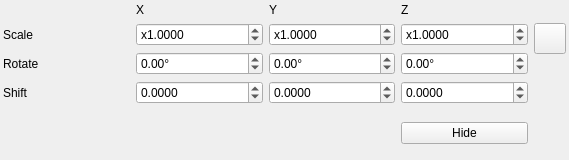
<?xml version="1.0" encoding="UTF-8"?>
<ui version="4.0">
 <class>Transform3DSelectorClass</class>
 <widget class="QWidget" name="Transform3DSelectorClass">
  <property name="geometry">
   <rect>
    <x>0</x>
    <y>0</y>
    <width>569</width>
    <height>160</height>
   </rect>
  </property>
  <property name="windowTitle">
   <string>Transform3DSelector</string>
  </property>
  <layout class="QGridLayout" name="gridLayout">
   <property name="leftMargin">
    <number>3</number>
   </property>
   <property name="topMargin">
    <number>3</number>
   </property>
   <property name="rightMargin">
    <number>3</number>
   </property>
   <property name="bottomMargin">
    <number>3</number>
   </property>
   <item row="0" column="1">
    <widget class="QLabel" name="label_4">
     <property name="text">
      <string>X</string>
     </property>
    </widget>
   </item>
   <item row="0" column="2">
    <widget class="QLabel" name="label_5">
     <property name="text">
      <string>Y</string>
     </property>
    </widget>
   </item>
   <item row="0" column="3">
    <widget class="QLabel" name="label_6">
     <property name="text">
      <string>Z</string>
     </property>
    </widget>
   </item>
   <item row="1" column="0">
    <widget class="QLabel" name="label">
     <property name="text">
      <string>Scale</string>
     </property>
    </widget>
   </item>
   <item row="1" column="1">
    <widget class="QDoubleSpinBox" name="scaleXSpinBox">
     <property name="prefix">
      <string>x</string>
     </property>
     <property name="decimals">
      <number>4</number>
     </property>
     <property name="minimum">
      <double>0.000100000000000</double>
     </property>
     <property name="maximum">
      <double>9999999.000000000000000</double>
     </property>
     <property name="singleStep">
      <double>0.100000000000000</double>
     </property>
     <property name="value">
      <double>1.000000000000000</double>
     </property>
    </widget>
   </item>
   <item row="1" column="2">
    <widget class="QDoubleSpinBox" name="scaleYSpinBox">
     <property name="prefix">
      <string>x</string>
     </property>
     <property name="decimals">
      <number>4</number>
     </property>
     <property name="minimum">
      <double>0.000100000000000</double>
     </property>
     <property name="maximum">
      <double>999999.000000000000000</double>
     </property>
     <property name="value">
      <double>1.000000000000000</double>
     </property>
    </widget>
   </item>
   <item row="1" column="3">
    <widget class="QDoubleSpinBox" name="scaleZSpinBox">
     <property name="prefix">
      <string>x</string>
     </property>
     <property name="decimals">
      <number>4</number>
     </property>
     <property name="minimum">
      <double>0.000100000000000</double>
     </property>
     <property name="maximum">
      <double>999999.000000000000000</double>
     </property>
     <property name="value">
      <double>1.000000000000000</double>
     </property>
    </widget>
   </item>
   <item row="2" column="0">
    <widget class="QLabel" name="label_2">
     <property name="text">
      <string>Rotate</string>
     </property>
    </widget>
   </item>
   <item row="2" column="1">
    <widget class="QDoubleSpinBox" name="rotateXSpinBox">
     <property name="suffix">
      <string>°</string>
     </property>
     <property name="minimum">
      <double>-180.000000000000000</double>
     </property>
     <property name="maximum">
      <double>180.000000000000000</double>
     </property>
     <property name="value">
      <double>0.000000000000000</double>
     </property>
    </widget>
   </item>
   <item row="2" column="2">
    <widget class="QDoubleSpinBox" name="rotateYSpinBox">
     <property name="suffix">
      <string>°</string>
     </property>
     <property name="minimum">
      <double>-180.000000000000000</double>
     </property>
     <property name="maximum">
      <double>180.000000000000000</double>
     </property>
    </widget>
   </item>
   <item row="2" column="3">
    <widget class="QDoubleSpinBox" name="rotateZSpinBox">
     <property name="suffix">
      <string>°</string>
     </property>
     <property name="minimum">
      <double>-180.000000000000000</double>
     </property>
     <property name="maximum">
      <double>180.000000000000000</double>
     </property>
    </widget>
   </item>
   <item row="3" column="0">
    <widget class="QLabel" name="label_3">
     <property name="text">
      <string>Shift</string>
     </property>
    </widget>
   </item>
   <item row="3" column="1">
    <widget class="QDoubleSpinBox" name="shiftXSpinBox">
     <property name="decimals">
      <number>4</number>
     </property>
     <property name="minimum">
      <double>-999999.000000000000000</double>
     </property>
     <property name="maximum">
      <double>999999.000000000000000</double>
     </property>
    </widget>
   </item>
   <item row="3" column="2">
    <widget class="QDoubleSpinBox" name="shiftYSpinBox">
     <property name="decimals">
      <number>4</number>
     </property>
     <property name="minimum">
      <double>-999999.000000000000000</double>
     </property>
     <property name="maximum">
      <double>999999.000000000000000</double>
     </property>
    </widget>
   </item>
   <item row="3" column="3">
    <widget class="QDoubleSpinBox" name="shiftZSpinBox">
     <property name="decimals">
      <number>4</number>
     </property>
     <property name="minimum">
      <double>-999999.000000000000000</double>
     </property>
     <property name="maximum">
      <double>999999.000000000000000</double>
     </property>
    </widget>
   </item>
   <item row="4" column="1">
    <spacer name="verticalSpacer">
     <property name="orientation">
      <enum>Qt::Vertical</enum>
     </property>
     <property name="sizeHint" stdset="0">
      <size>
       <width>20</width>
       <height>10</height>
      </size>
     </property>
    </spacer>
   </item>
   <item row="4" column="3">
    <widget class="QPushButton" name="hideButton">
     <property name="text">
      <string>Hide</string>
     </property>
    </widget>
   </item>
   <item row="0" column="4" rowspan="3">
    <widget class="QToolButton" name="lockScaleToolButton">
     <property name="text">
      <string/>
     </property>
     <property name="icon">
      <iconset resource="../../resources/main.qrc">
       <normaloff>:/new/prefix1/lock.png</normaloff>
       <normalon>:/new/prefix1/unlock.png</normalon>:/new/prefix1/lock.png</iconset>
     </property>
     <property name="iconSize">
      <size>
       <width>24</width>
       <height>24</height>
      </size>
     </property>
     <property name="checkable">
      <bool>true</bool>
     </property>
    </widget>
   </item>
  </layout>
 </widget>
 <layoutdefault spacing="6" margin="11"/>
 <tabstops>
  <tabstop>scaleXSpinBox</tabstop>
  <tabstop>scaleYSpinBox</tabstop>
  <tabstop>scaleZSpinBox</tabstop>
  <tabstop>lockScaleToolButton</tabstop>
  <tabstop>rotateXSpinBox</tabstop>
  <tabstop>rotateYSpinBox</tabstop>
  <tabstop>rotateZSpinBox</tabstop>
  <tabstop>shiftXSpinBox</tabstop>
  <tabstop>shiftYSpinBox</tabstop>
  <tabstop>shiftZSpinBox</tabstop>
  <tabstop>hideButton</tabstop>
 </tabstops>
 <resources>
  <include location="../../resources/main.qrc"/>
 </resources>
 <connections>
  <connection>
   <sender>scaleZSpinBox</sender>
   <signal>valueChanged(double)</signal>
   <receiver>Transform3DSelectorClass</receiver>
   <slot>parametersChangedSlot()</slot>
   <hints>
    <hint type="sourcelabel">
     <x>356</x>
     <y>46</y>
    </hint>
    <hint type="destinationlabel">
     <x>460</x>
     <y>57</y>
    </hint>
   </hints>
  </connection>
  <connection>
   <sender>scaleYSpinBox</sender>
   <signal>valueChanged(double)</signal>
   <receiver>Transform3DSelectorClass</receiver>
   <slot>parametersChangedSlot()</slot>
   <hints>
    <hint type="sourcelabel">
     <x>234</x>
     <y>45</y>
    </hint>
    <hint type="destinationlabel">
     <x>401</x>
     <y>52</y>
    </hint>
   </hints>
  </connection>
  <connection>
   <sender>scaleXSpinBox</sender>
   <signal>valueChanged(double)</signal>
   <receiver>Transform3DSelectorClass</receiver>
   <slot>parametersChangedSlot()</slot>
   <hints>
    <hint type="sourcelabel">
     <x>124</x>
     <y>40</y>
    </hint>
    <hint type="destinationlabel">
     <x>50</x>
     <y>19</y>
    </hint>
   </hints>
  </connection>
  <connection>
   <sender>rotateXSpinBox</sender>
   <signal>valueChanged(double)</signal>
   <receiver>Transform3DSelectorClass</receiver>
   <slot>parametersChangedSlot()</slot>
   <hints>
    <hint type="sourcelabel">
     <x>154</x>
     <y>72</y>
    </hint>
    <hint type="destinationlabel">
     <x>69</x>
     <y>59</y>
    </hint>
   </hints>
  </connection>
  <connection>
   <sender>rotateYSpinBox</sender>
   <signal>valueChanged(double)</signal>
   <receiver>Transform3DSelectorClass</receiver>
   <slot>parametersChangedSlot()</slot>
   <hints>
    <hint type="sourcelabel">
     <x>224</x>
     <y>72</y>
    </hint>
    <hint type="destinationlabel">
     <x>290</x>
     <y>75</y>
    </hint>
   </hints>
  </connection>
  <connection>
   <sender>rotateZSpinBox</sender>
   <signal>valueChanged(double)</signal>
   <receiver>Transform3DSelectorClass</receiver>
   <slot>parametersChangedSlot()</slot>
   <hints>
    <hint type="sourcelabel">
     <x>360</x>
     <y>74</y>
    </hint>
    <hint type="destinationlabel">
     <x>397</x>
     <y>88</y>
    </hint>
   </hints>
  </connection>
  <connection>
   <sender>shiftZSpinBox</sender>
   <signal>valueChanged(double)</signal>
   <receiver>Transform3DSelectorClass</receiver>
   <slot>parametersChangedSlot()</slot>
   <hints>
    <hint type="sourcelabel">
     <x>345</x>
     <y>106</y>
    </hint>
    <hint type="destinationlabel">
     <x>345</x>
     <y>129</y>
    </hint>
   </hints>
  </connection>
  <connection>
   <sender>shiftYSpinBox</sender>
   <signal>valueChanged(double)</signal>
   <receiver>Transform3DSelectorClass</receiver>
   <slot>parametersChangedSlot()</slot>
   <hints>
    <hint type="sourcelabel">
     <x>235</x>
     <y>106</y>
    </hint>
    <hint type="destinationlabel">
     <x>234</x>
     <y>128</y>
    </hint>
   </hints>
  </connection>
  <connection>
   <sender>shiftXSpinBox</sender>
   <signal>valueChanged(double)</signal>
   <receiver>Transform3DSelectorClass</receiver>
   <slot>parametersChangedSlot()</slot>
   <hints>
    <hint type="sourcelabel">
     <x>98</x>
     <y>102</y>
    </hint>
    <hint type="destinationlabel">
     <x>27</x>
     <y>128</y>
    </hint>
   </hints>
  </connection>
  <connection>
   <sender>hideButton</sender>
   <signal>released()</signal>
   <receiver>Transform3DSelectorClass</receiver>
   <slot>hide()</slot>
   <hints>
    <hint type="sourcelabel">
     <x>379</x>
     <y>132</y>
    </hint>
    <hint type="destinationlabel">
     <x>468</x>
     <y>147</y>
    </hint>
   </hints>
  </connection>
  <connection>
   <sender>lockScaleToolButton</sender>
   <signal>toggled(bool)</signal>
   <receiver>scaleZSpinBox</receiver>
   <slot>setDisabled(bool)</slot>
   <hints>
    <hint type="sourcelabel">
     <x>465</x>
     <y>50</y>
    </hint>
    <hint type="destinationlabel">
     <x>385</x>
     <y>48</y>
    </hint>
   </hints>
  </connection>
  <connection>
   <sender>lockScaleToolButton</sender>
   <signal>toggled(bool)</signal>
   <receiver>scaleYSpinBox</receiver>
   <slot>setDisabled(bool)</slot>
   <hints>
    <hint type="sourcelabel">
     <x>465</x>
     <y>50</y>
    </hint>
    <hint type="destinationlabel">
     <x>208</x>
     <y>32</y>
    </hint>
   </hints>
  </connection>
  <connection>
   <sender>lockScaleToolButton</sender>
   <signal>toggled(bool)</signal>
   <receiver>Transform3DSelectorClass</receiver>
   <slot>parametersChangedSlot()</slot>
   <hints>
    <hint type="sourcelabel">
     <x>460</x>
     <y>38</y>
    </hint>
    <hint type="destinationlabel">
     <x>504</x>
     <y>38</y>
    </hint>
   </hints>
  </connection>
 </connections>
 <slots>
  <slot>parametersChangedSlot()</slot>
 </slots>
</ui>
